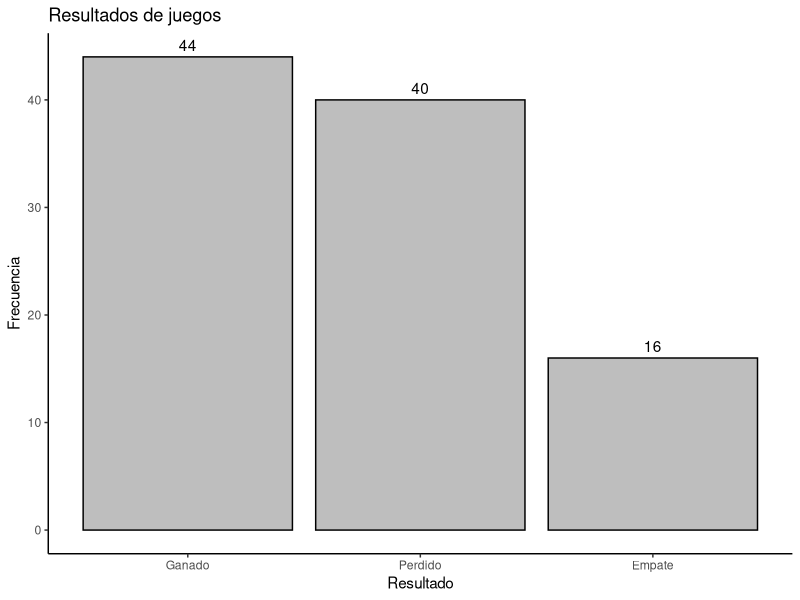
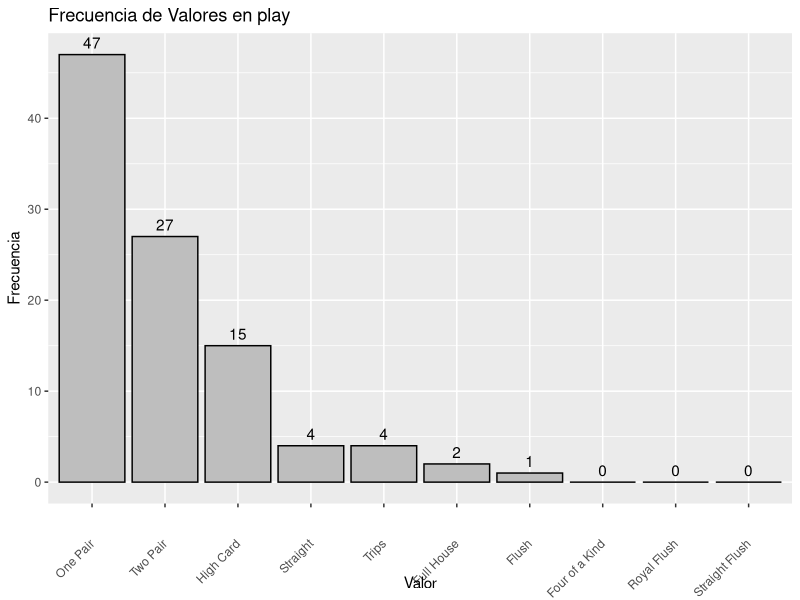
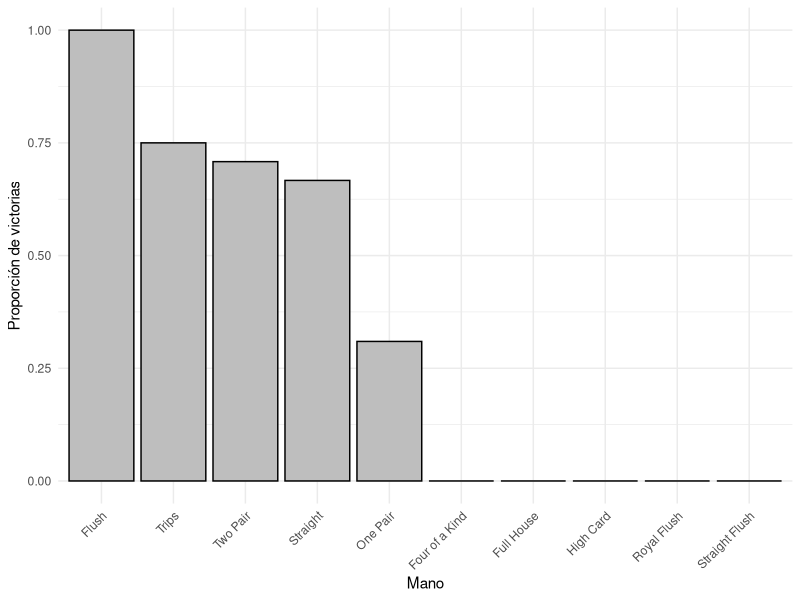
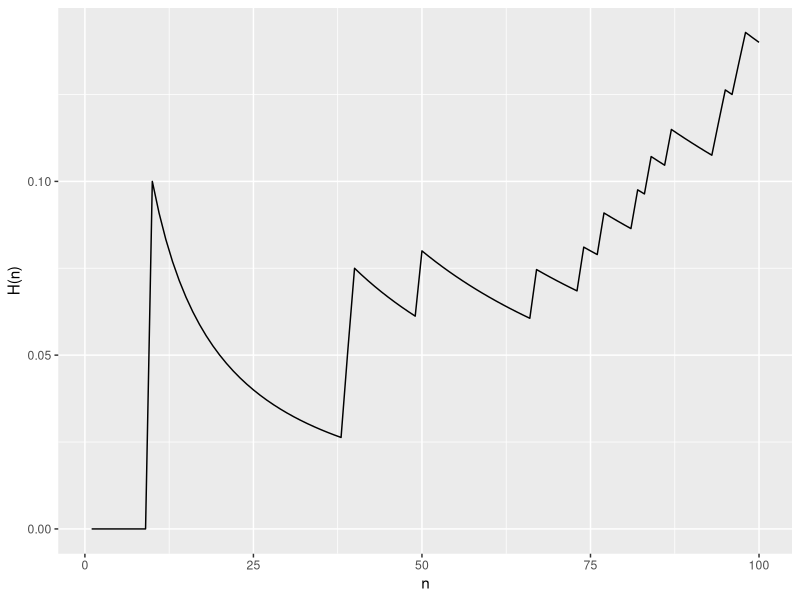
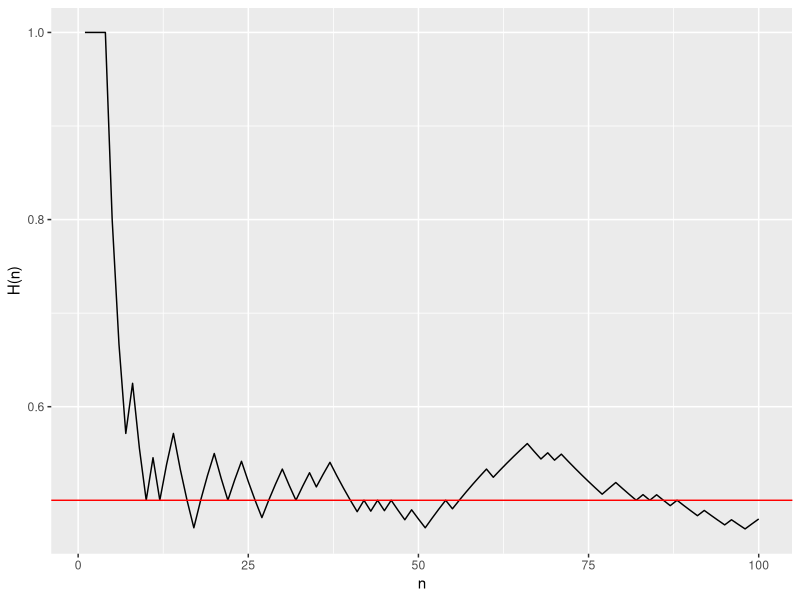
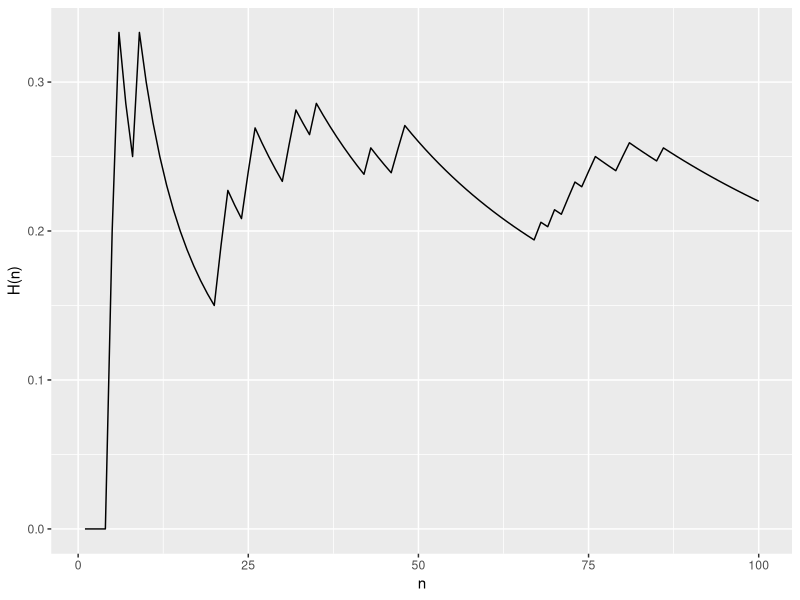
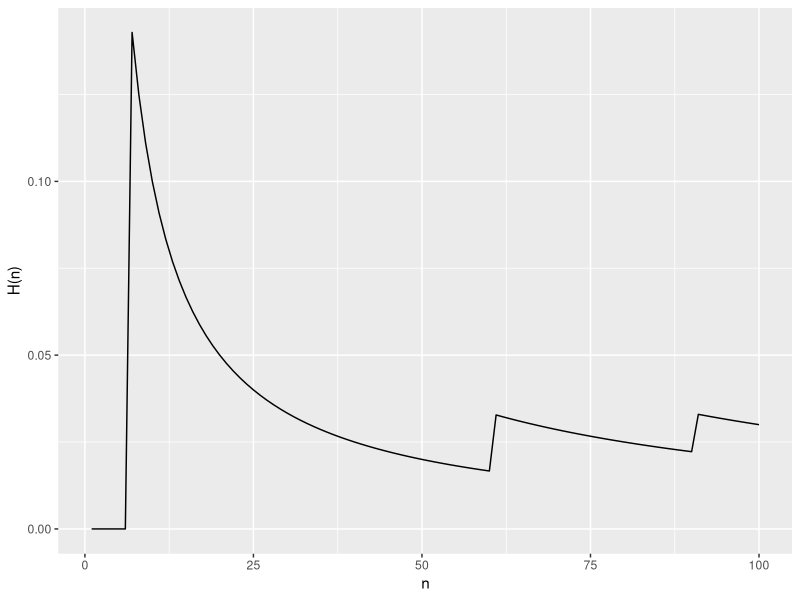
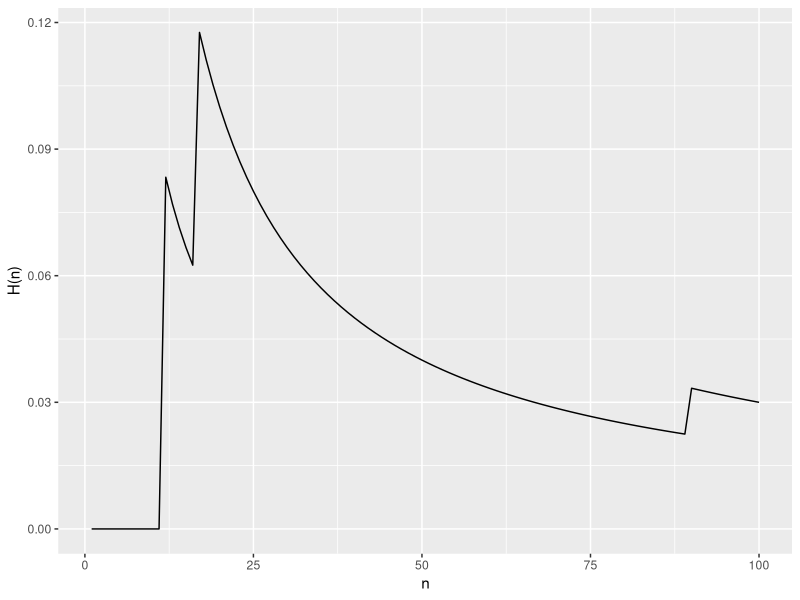

These charts were generated, in order, by the following R code:
## ---- chunk 1
deck <- data.frame(
  face = c("king", "queen", "jack", "ten", "nine", "eight", "seven", "six",
           "five", "four", "three", "two", "ace", "king", "queen", "jack", "ten", 
           "nine", "eight", "seven", "six", "five", "four", "three", "two", "ace", 
           "king", "queen", "jack", "ten", "nine", "eight", "seven", "six", "five", 
           "four", "three", "two", "ace", "king", "queen", "jack", "ten", "nine", 
           "eight", "seven", "six", "five", "four", "three", "two", "ace"),  
  suit = c("spades", "spades", "spades", "spades", "spades", "spades", 
           "spades", "spades", "spades", "spades", "spades", "spades", "spades", 
           "clubs", "clubs", "clubs", "clubs", "clubs", "clubs", "clubs", "clubs", 
           "clubs", "clubs", "clubs", "clubs", "clubs", "diamonds", "diamonds", 
           "diamonds", "diamonds", "diamonds", "diamonds", "diamonds", "diamonds", 
           "diamonds", "diamonds", "diamonds", "diamonds", "diamonds", "hearts", 
           "hearts", "hearts", "hearts", "hearts", "hearts", "hearts", "hearts", 
           "hearts", "hearts", "hearts", "hearts", "hearts"), 
  value = c(13, 12, 11, 10, 9, 8, 7, 6, 5, 4, 3, 2, 1, 13, 12, 11, 10, 9, 8, 
            7, 6, 5, 4, 3, 2, 1, 13, 12, 11, 10, 9, 8, 7, 6, 5, 4, 3, 2, 1, 13, 12, 11, 
            10, 9, 8, 7, 6, 5, 4, 3, 2, 1)
)
## ---- chunk 2


shuffle <- function(deck) { 
  random <- sample(1:52, size = 52)
  deck[random, ]
}

shuffle_deck <- shuffle(deck)

## ---- chunk 3
  dealer <- function(shuffle_deck, n){
  
  cards_per_player <- 2
  players = vector("list", length = n)
  
  # Reparticion de las cartas segun en la posicion en la que se encuentren 
  for(i in 1:n){
    firts <- (i)
    last <- (i + n)
    players[[i]] <- merge(shuffle_deck[firts,],shuffle_deck[last,],all=TRUE)
    
  }
  
  # se ignoran las cartas ya repartidas y se ignora una mas para agregar las tres siguientes en fila 
  remaining_cards <- shuffle_deck[(n * cards_per_player + 2):(n * cards_per_player + 4), ]
  #A la posicion en la que quedamos se ignora la siguiente carta y se define la siguiente a esa
  turn <- shuffle_deck[(n * cards_per_player + 6),]
  #A la posicion en la que quedamos se ignora la siguiente carta y se define la siguiente a esa
  river <- shuffle_deck[(n * cards_per_player + 8),]
  
  #se unen las dos cartas resntantes al data frame de las cartas de la mesa 
  remaining_cards <- merge(remaining_cards,turn,all = TRUE)
  remaining_cards <- merge(remaining_cards,river,all = TRUE)
  
  return(list(players = players, table = remaining_cards))
}
## ---- chunk 4

numPlayers <- 2

players <- dealer(shuffle_deck, numPlayers)

print(shuffle_deck)

for (i in 1:numPlayers) {
  
  print(players$players[[i]])
  
}

print(players$table)

## ---- chunk 5
#function to extract and sort the cards 
sort_cards <- function(hand_Table,hand_Player){
  cards <- merge(hand_Table,hand_Player, all = TRUE)
  sort_c <- ordenado <- cards[order(cards$value),]
  return(sort_c) 
}

#Function auxiliar for cards_poker
is_ace <- function(value){
  if(value == 1){
    return(14)
  }
  return(value)
}

## ---- chunk 6

#function for royal flush 
royal_flush <- function(cards){
  
  #definicion de variables auxiliares 
  s = 0
  c = 0
  h = 0
  d = 0
  n=6
  counter = 0
  straigh = TRUE
  Flush = FALSE
  
  #se verifica si cumple la condicion inicial de que la ultima y la primer carta 
  #y se define el color que tienen 
  if(cards[1,3] == 1 & cards[7,3] == 13){
    if(cards[1,2] == "spades"){
      s = s + 1
    }
    if(cards[1,2] == "clubs"){
      c = c + 1
    }
    if(cards[1,2] == "hearts"){
      h = h + 1
    }
    if(cards[1,2] == "diamonds"){
      d = d + 1
    }
    
    if(cards[7,2] == "spades"){
      s = s + 1
    }
    if(cards[7,2] == "clubs"){
      c = c + 1
    }
    if(cards[7,2] == "hearts"){
      h = h + 1
    }
    if(cards[7,2] == "diamonds"){
      d = d + 1
    }
    
    #While que define si la escalera se cumple si no cambia el valor de verdad del straigh
    while (straigh & n>1) {
      if( ((cards[n,3] == (cards[n+1,3]-1))|cards[n,3] == (cards[n+1,3])) & counter<3 ){
        if(cards[n,2] == "spades"){
          s = s + 1
        }
        if(cards[n,2] == "clubs"){
          c = c + 1
        }
        if(cards[n,2] == "hearts"){
          h = h + 1
        }
        if(cards[n,2] == "diamonds"){
          d = d + 1
        }
        if(cards[n,3] == (cards[n+1,3]-1)){
          counter = counter +1
        }
      }
      if((cards[n,3] == (cards[n+1,3])) & counter<3){
        if(cards[n,2] == "spades"){
          s = s + 1
        }
        if(cards[n,2] == "clubs"){
          c = c + 1
        }
        if(cards[n,2] == "hearts"){
          h = h + 1
        }
        if(cards[n,2] == "diamonds"){
          d = d + 1
        }
      }
      if((cards[n+1,3]-cards[n,3]) > 1 & counter<3){
        straigh = FALSE
      }
      n = n-1
    }
    
    #Determina si cumple la condicion del color 
    if(d == 5 | c == 5 | s == 5 | h == 5){
      Flush = TRUE
    }
    
    #Retorno dependiendo de los valores obtenidos 
    if(straigh & Flush){
      return(c(10,14,0))
    }
    if(straigh & !Flush){
      return(c(5,14,0))
    }
  }
  return(c(0,0,0))
}
## ---- chunk 7

#function for straigh flush
straigh_flush <- function(cards){
  HC = 0
  counter = 0
  straigh = FALSE
  Flush = FALSE
  broke = FALSE
  s = 0
  c = 0
  h = 0
  d = 0
  
  #se define el color de la carta en donde se empieza la iteracion
  if(cards[1,2] == "spades"){
    s =s +1
  }
  if(cards[1,2] == "clubs"){
    c =c +1
  }
  if(cards[1,2] == "hearts"){
    h =h +1
  }
  if(cards[1,2] == "diamonds"){
    d =d +1
  }
  
  #se realiza un ciclo en donde se comprueba si la carta siguiente es continua a la anterior 
  for (i in 1:6) {
    #comprueba si la siguiente es una mayor a la carta actual
    if(cards[i,3] == (cards[i+1,3]-1) & !broke){
      counter = counter+1
      HC = cards[i+1,3]
      if(cards[i+1,2] == "spades"){
        s =s +1
      }
      if(cards[i+1,2] == "clubs"){
        c =c +1
      }
      if(cards[i+1,2] == "hearts"){
        h =h +1
      }
      if(cards[i+1,2] == "diamonds"){
        d =d +1
      }
    }
    #comprueba si el valor es exactamente igual que el de la carta actual 
    if(cards[i,3] == (cards[i+1,3]) & !broke){
      if(cards[i+1,2] == "spades"){
        s =s +1
      }
      if(cards[i+1,2] == "clubs"){
        c =c +1
      }
      if(cards[i+1,2] == "hearts"){
        h =h +1
      }
      if(cards[i+1,2] == "diamonds"){
        d =d +1
      }
    }
    #define si la carta siguiente no coincide para hacer una escalera 
    if(cards[i+1,3] - cards[i,3] > 1 & counter < 4){
      counter = 0
    }
    #define si la carta siguiente no tiene una escalera pero ya se tiene una escalera 
    if(cards[i+1,3] - cards[i,3] > 1 & counter >= 4){
      broke = !broke
    }
    
  }
  
  #condicionales para saber si existe la escalera y si existe el color 
  if(counter >= 4){
    straigh = TRUE
  }
  if(s==5 | c==5 | h==5 | d==5){
    Flush=TRUE
  }
  
  #retorno de las funciones finales con respecto a los valores de straigh y flush
  if(straigh & Flush){
    return(c(9,HC,0))
  }
  if(straigh & !Flush){
    return(c(5,HC,0))
  }
  if(!straigh & !Flush){
    return(c(0,0,0))
  }
  return(c(0,0,0))
}
## ---- chunk 8

#function for flush
card_flush <- function(cards){
  
  s = c(0,0)
  c = c(0,0)
  h = c(0,0)
  d = c(0,0)
  
  #mira cada carta y segun el color lo guarda en su respectivo vector con su respectivo valor 
  for (i in 1:7) {
      if(cards[i,2] == "spades"){
        s[1] =s[1] +1
        s[2] = cards[i,3]
      }
      if(cards[i,2] == "clubs"){
        c[1] =c[1] +1
        c[2] = cards[i,3]
      }
      if(cards[i,2] == "hearts"){
        h[1] =h[1] +1
        h[2] = cards[i,3]
      }
      if(cards[i,2] == "diamonds"){
        d[1] =d[1] +1
        d[2] = cards[i,3]
      }
  }
  #define cual tipo de color es el que salio y retorna 
  if(s[1]>=5){
    return(c(6,s[2],0))
  }
  if(c[1]>=5){
    return(c(6,c[2],0))
  }
  if(h[1]>=5){
    return(c(6,h[2],0))
  }
  if(d[1]>=5){
    return(c(6,d[2],0))
  }
  return(c(0,0,0))
}
## ---- chunk 9


#Function for poker, full house, tree of a kind, two pair and pair 
cards_poker <- function(cards){
  #se define un data frame auxiliar para unirlo al principal
  aux <- data.frame(
    face = c("F"),  
    suit = c("F"), 
    value = c(0))
  # se une dicho data frame
  cards = sort_cards(aux,cards)
  
  #se definen los vectores que guardaran la cantidad de veces que se repite alguna carta 
  poker = c(0,0)
  pair = c(0,0)
  three = c(0,0)
  n=1
  HC = 0
  index = 8
  #while que va determinando si existen cartas repetidas con respecto a las anteriores 
  while (index>1) {
    if(cards[index,3] == cards[index-1,3]){
      n = n+1
    }else{
      if(n == 2){
        pair[1]=pair[1]+1
        if(pair[2] == 0 | cards[index,3] == 1){
          pair[2]=is_ace(cards[index,3])
        }
      }
      if(n == 3){
        three[1]=three[1]+1
        if(three[2] == 0 | cards[index,3] == 1){
          three[2]=is_ace(cards[index,3])
        }
      }
      if(n == 4){
        poker[1]=poker[1]+1
        poker[2]=is_ace(cards[index,3])
      }
      
      #Definition of the High Card
      if(HC==0){
        if(n==1){
          HC = cards[index,3]
        }else{
          if(n == 2 & pair[1] == 1){
            HC = 0
          }
          if(n == 2 & pair[1] == 2 ){
            HC = is_ace(cards[index-1,3])
          }
          if(n == 3 ){
            HC = is_ace(cards[index-1,3])
          }
          if(n == 4 ){
            HC = is_ace(cards[index-1,3])
          }
        }
      }
      n = 1
    }
    index = index - 1
  }
  
  #Con los valores obtenidos de los vectores llenados se define la salida que tendra la funcion
  if(poker[1]==1){
    return(c(8,poker[2],HC))
  }
  if((three[1] == 2) | (three[1] == 1 & (pair[1]==1 | pair[1]==2))){
    return(c(7,three[2],0))
  }
  if(three[1]==1 & pair[1]!=1 & pair[1]!=2){
    return(c(4,three[2],HC))
  }
  if(pair[1]==2 | pair[1]==3){
    return(c(3,pair[2],HC))
  }
  if(pair[1]==1){
    return(c(2,pair[2],HC))
  }
  return(c(1,cards[8,3],0))
}
## ---- chunk 10
#function defining the hand 
hand_defining <- function(poker_table,hand_player){
  
  cards = sort_cards(poker_table,hand_player)
  
  hand = c(0,0,0)
  
  #Define si tiene la jugada mas fuerte 
  aux = royal_flush(cards)
  if(aux[1] == 10){
    return(aux)
  }else{
    hand = aux
  }
  
  #si no la tiene determina si tiene una escalera o anteriormente obtuvo una escalera real 
  aux = straigh_flush(cards)
  if(aux[1]==9){
    return(aux)
  }
  if(hand[2]<aux[2]){
    hand = aux
  }
  
  #determina si el jugador tiene color 
  aux = card_flush(cards)
  if(aux[1]==6){
    hand = aux
  }
  
  #Por ultimo define si tiene alguna de las jugadas restantes para retornar el valor de la mano 
  aux = cards_poker(cards)
  if(aux[1]>hand[1]){
    return(aux)
  }else{
    return(hand)
  }
  
}
## ---- chunk 11

#function defining
player_won <- function(game_1,game_2){
  if(game_1[1] > game_2[1]){
    return(1)
  }
  if(game_1[1] == game_2[1] & game_1[2] > game_2[2]){
    return(1)
  }
  if(game_1[1] == game_2[1] & game_1[2] == game_2[2]){
    if(game_1[3] > game_2[3] ){
      return(1)
    }
    if(game_1[3] < game_2[3]){
      return(2)
    }
    return(3)
  }
  return(2)
}

## ---- chunk 12
prueba_straigh_flush <- data.frame(
  face = c("two", "three", "five", "four", "seven"),  
  suit = c("spades", "clubs", "spades", "diamonds", "hearts"), 
  value = c(2,3,5,4,7)
)

prueba_mano <- data.frame(
  face = c("ten", "eigth"),  
  suit = c("clubs", "spades"), 
  value = c(10,8)
)

prueba <- hand_defining(prueba_straigh_flush,prueba_mano)
prueba 
## ---- chunk 13

library(ggplot2)


win = rep(0,3)
play = rep(0,10)

for (i in 1:100) {
  
  won = 1
  
  deck_shuffle = shuffle(deck)
  players <- dealer(deck_shuffle,numPlayers)
  
  hand_player = hand_defining(players$table,players$players[[1]])
  play[hand_player[1]] = play[hand_player[1]]+1
  
  for (i in 2:numPlayers) {
    aux = player_won(hand_player,hand_defining(players$table,players$players[[i]]))
    if(aux == 2){
      won = 2
      break
    }
    won = aux
  }
  win[won] = win[won] +1
}

df_win <- data.frame(Resultado = c("Ganado", "Perdido", "Empate"),
                 Frecuencia = win)
df_win$Resultado <- reorder(df_win$Resultado, -df_win$Frecuencia)
 
ggplot(df_win, aes(x = Resultado, y = Frecuencia)) +
  geom_bar(stat = "identity", fill = "grey", color = "black") +
  geom_text(aes(label = Frecuencia), vjust = -0.5) +
  labs(title = "Resultados de juegos",
       x = "Resultado",
       y = "Frecuencia") +
  theme_classic()




df_play <- data.frame(Valor = c("High Card", "One Pair", "Two Pair", "Trips", "Straight", "Flush", "Full House", "Four of a Kind", "Straight Flush", "Royal Flush"), Frecuencia = play)

df_play$Valor <- reorder(df_play$Valor, -df_play$Frecuencia)

ggplot(df_play, aes(x = Valor, y = Frecuencia)) +
  geom_bar(stat = "identity", fill = "gray", color = "black") +
  geom_text(aes(label = Frecuencia), vjust = -0.5) +  
  labs(title = "Frecuencia de Valores en play",
       x = "Valor",
       y = "Frecuencia") +
  theme(axis.text.x = element_text(angle = 45, vjust = 0.5, hjust = 1))

## ---- chunk 14

library(ggplot2)

hand <- matrix(0, nrow = 10, ncol = 2)
aux = 0
aux_2 = 0

# Realizar simulación
for (i in 1:100) {
  deck_shuffle = shuffle(deck)
  players <- dealer(deck_shuffle, numPlayers)
  
  hand_player = hand_defining(players$table, players$players[[1]])
  
  hand[hand_player[1], 1] = hand[hand_player[1], 1] + 1
  
  for (i in 2:numPlayers) {
    aux = player_won(hand_player, hand_defining(players$table, players$players[[i]]))
    if (aux == 2) {
      break
    }
  }
  
  if (aux == 1) {
    hand[hand_player[1], 2] = hand[hand_player[1], 2] + 1 
  }
}

# Calcular la proporción de victorias por mano
win_per_hand = rep(0, 10)

for (i in 1:10) {
  if (hand[i, 1] != 0) {
    win_per_hand[i] = hand[i, 2] / hand[i, 1]
  }
}

# Crear el data frame para ggplot con nombres de manos


data_df <- data.frame(Valor = c("High Card", "One Pair", "Two Pair", "Trips", "Straight", "Flush", "Full House", "Four of a Kind", "Straight Flush", "Royal Flush"),win_ratio = win_per_hand)

data_df$Valor <- reorder(data_df$Valor, -data_df$win_ratio)


# Crear la gráfica
ggplot(data = data_df, aes(x = Valor, y = win_ratio)) +
  geom_bar(stat = "identity", fill = "gray", color = "black") +
  ylim(0, 1) +
  labs(x = "Mano", y = "Proporción de victorias") +
  theme_minimal() +
  theme(axis.text.x = element_text(angle = 45, hjust = 1))


## ---- chunk 15

library(ggplot2)

num_sim <- 100

jugadas <- matrix(0,nrow = 10,ncol = num_sim)

for (i in 1:num_sim) {
  
  
  deck_shuffle = shuffle(deck)
  players <- dealer(deck_shuffle,numPlayers)
  
  hand_player = hand_defining(players$table,players$players[[1]])
  
  jugadas[hand_player[1],i] = 1
  
}

  Hn = cumsum(jugadas[1,1:num_sim])
  simu = data.frame(n = 1:num_sim, Hn1 = Hn)

  ggplot(data=simu, aes(x=n, y= Hn1/n))+
  geom_line() +
  geom_abline(intercept=0.5, slope=0, color = 'red', linewidth=.5) +
  ylab("H(n)")
  
  Hn = cumsum(jugadas[2,1:num_sim])
  simu = data.frame(n = 1:num_sim, Hn1 = Hn)

  ggplot(data=simu, aes(x=n, y= Hn1/n))+
  geom_line() +
  geom_abline(intercept=0.5, slope=0, color = 'red', linewidth=.5) +
  ylab("H(n)")
  
  Hn = cumsum(jugadas[3,1:num_sim])
  simu = data.frame(n = 1:num_sim, Hn1 = Hn)

  ggplot(data=simu, aes(x=n, y= Hn1/n))+
  geom_line() +
  geom_abline(intercept=0.5, slope=0, color = 'red', linewidth=.5) +
  ylab("H(n)")
  
  Hn = cumsum(jugadas[4,1:num_sim])
  simu = data.frame(n = 1:num_sim, Hn1 = Hn)

  ggplot(data=simu, aes(x=n, y= Hn1/n))+
  geom_line() +
  geom_abline(intercept=0.5, slope=0, color = 'red', linewidth=.5) +
  ylab("H(n)")
  
  Hn = cumsum(jugadas[5,1:num_sim])
  simu = data.frame(n = 1:num_sim, Hn1 = Hn)

  ggplot(data=simu, aes(x=n, y= Hn1/n))+
  geom_line() +
  geom_abline(intercept=0.5, slope=0, color = 'red', linewidth=.5) +
  ylab("H(n)")
  
  Hn = cumsum(jugadas[6,1:num_sim])
  simu = data.frame(n = 1:num_sim, Hn1 = Hn)

  ggplot(data=simu, aes(x=n, y= Hn1/n))+
  geom_line() +
  geom_abline(intercept=0.5, slope=0, color = 'red', linewidth=.5) +
  ylab("H(n)")
  
  Hn = cumsum(jugadas[7,1:num_sim])
  simu = data.frame(n = 1:num_sim, Hn1 = Hn)

  ggplot(data=simu, aes(x=n, y= Hn1/n))+
  geom_line() +
  geom_abline(intercept=0.5, slope=0, color = 'red', linewidth=.5) +
  ylab("H(n)")
  
  Hn = cumsum(jugadas[8,1:num_sim])
  simu = data.frame(n = 1:num_sim, Hn1 = Hn)

  ggplot(data=simu, aes(x=n, y= Hn1/n))+
  geom_line() +
  geom_abline(intercept=0.5, slope=0, color = 'red', linewidth=.5) +
  ylab("H(n)")
  
  Hn = cumsum(jugadas[9,1:num_sim])
  simu = data.frame(n = 1:num_sim, Hn1 = Hn)

  ggplot(data=simu, aes(x=n, y= Hn1/n))+
  geom_line() +
  geom_abline(intercept=0.5, slope=0, color = 'red', linewidth=.5) +
  ylab("H(n)")
  
  Hn = cumsum(jugadas[10,1:num_sim])
  simu = data.frame(n = 1:num_sim, Hn1 = Hn)

  ggplot(data=simu, aes(x=n, y= Hn1/n))+
  geom_line() +
  geom_abline(intercept=0.5, slope=0, color = 'red', linewidth=.5) +
  ylab("H(n)")


## ---- chunk 16
library(ggplot2)

# Crear un vector con los nombres correspondientes
nombres <- c("High Card", "One Pair", "Two Pair", "Trips", "Straight", 
             "Flush", "Full House", "Four of a Kind", "Straight Flush", 
             "Royal Flush")

# Inicializar el objeto de la gráfica fuera del bucle
p <- ggplot() +
  geom_abline(intercept=0.5, slope=0, color='red', linewidth=0.5) +
  ylab("H(n)")

# Crear un bucle para generar cada gráfica
for (i in 1:10) {
  Hn <- cumsum(jugadas[i, 1:num_sim])
  simu <- data.frame(n=1:num_sim, Hn1=Hn)
  
  # Agregar el nombre correspondiente en el eje X
  simu$nombre <- nombres[i]
  
  # Agregar una nueva capa a la gráfica con los datos actuales
  p <- p + geom_line(data=simu, aes(x=n, y=Hn1/n, color=nombre), linewidth=1)
}
p + theme_minimal() +
  scale_color_brewer(palette="Set3") +
  labs(title="Graficas de probabilidad",
       x="Simulación",
       y="H(n)/n") +
  theme(legend.position="right")


